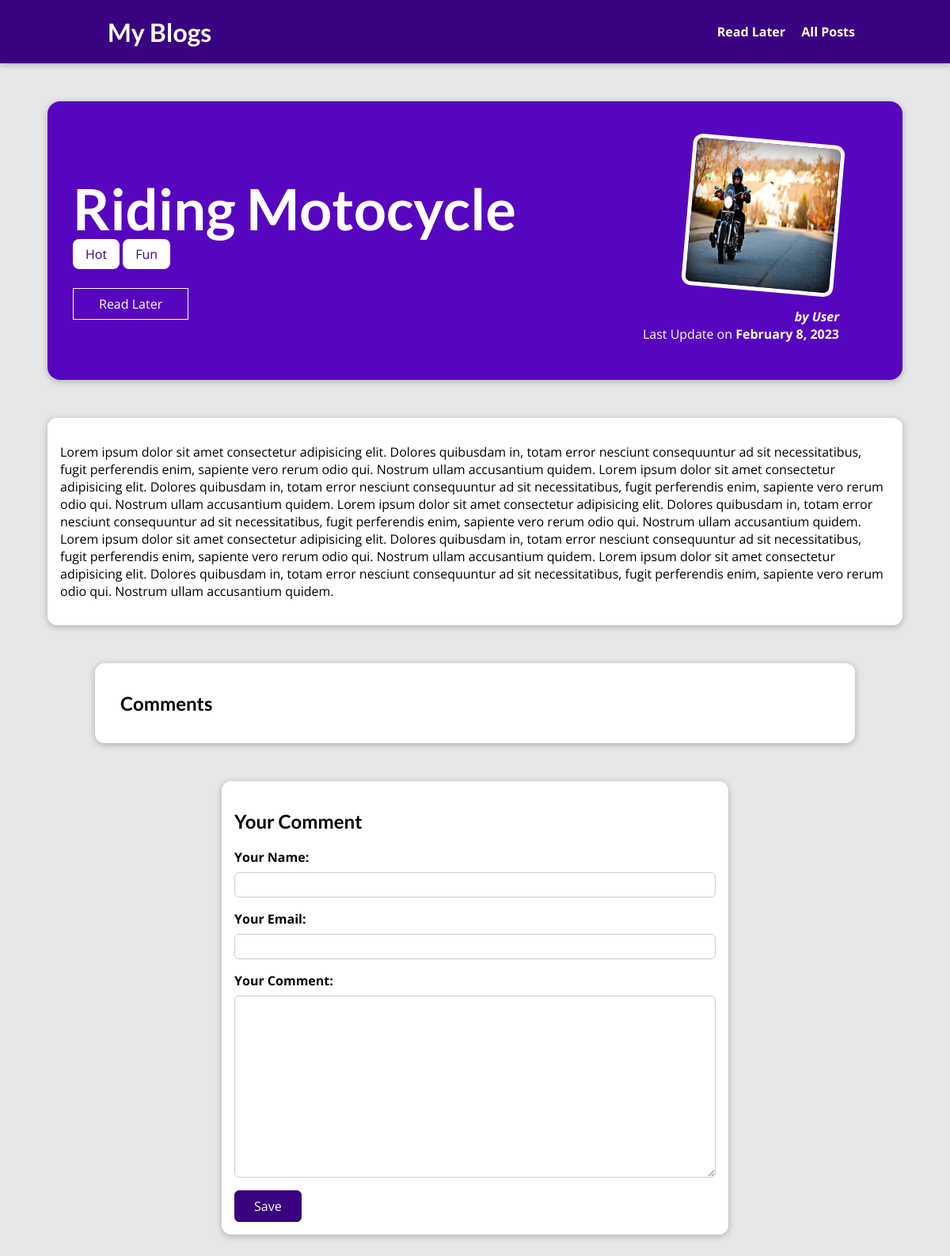
/blog/posts/riding-motocycle, run on the app's committed database.
### blog/models.py (models this page shows, shortened)
class Post(models.Model):
    title = models.CharField(max_length=150, null=True)
    excerpt = models.CharField(max_length=50, null=True)
    author = models.ForeignKey(Author, on_delete=models.SET_NULL, null=True, related_name='posts')
    image = models.ImageField(upload_to="posts", null=True)
    date = models.DateField(auto_now=True, null=True)
    slug = models.SlugField(unique=True, db_index=True)
    content = models.TextField(validators=[MinLengthValidator(10)], null=True)
    tags = models.ManyToManyField(Tag)

class Tag(models.Model):
    caption = models.CharField(max_length=50, null=True)

class Author(models.Model):
    first_name = models.CharField(max_length=100, default='FIRST NAME')
    last_name = models.CharField(max_length=100, default='LAST NAME')
    email = models.EmailField(default='SOME STRING')
    def __str__(self):
        return f"{self.first_name}"

### blog/views.py (the view, shortened to what this page needs)
# urls.py: path('posts/<slug:slug>', views.SinglePostView.as_view(), name='posts-detail-page'), # /posts/my-first-page
class SinglePostView(View):
    def is_saved_for_later(self, request, post_id):
        stored_posts = request.session.get("stored_posts")  # get session for read later
        if stored_posts is None:
            is_saved_for_later = False
        else:
            is_saved_for_later = post_id in stored_posts
        return is_saved_for_later
    def get(self, request, slug):
        post = Post.objects.get(slug=slug)                  # get by slug
        context = {                                         # context untuk parsing ke view
            "post": post,
            "post_tag": post.tags.all(),
            "comment_form": CommentForm(),
            "comments": post.comments.all().order_by("-id"),
            "saved_for_later": self.is_saved_for_later(request, post.id)
        }
        return render(request, "blog/posts-details.html", context)      # return context disini

### blog/forms.py
class CommentForm(forms.ModelForm):
    class Meta:
        model = Comment
        exclude = ["post"]       # select all attribute in comment model except this one
        labels = {
            "user_name": "Your Name",
            "user_email": "Your Email",
            "text": "Your Comment"
        }

### blog/templates/blog/posts-details.html (shortened to what this page needs)
{% extends 'base.html' %}
{% load static %}
{% block css_files %}
    <link rel="stylesheet" href="{% static 'blog/posts-detail.css' %}">
{% endblock css_files %}
{% block content %}
    <section id="summary">
        <h2>{{ post.title }}</h2>
        <div>
            {% for tag in post_tag %}
                <span class="tag">{{ tag.caption }}</span>
            {% endfor %}
        </div>
        <div id="read-later">
            <form action="{% url 'read-later' %}" method="POST">
                <button>
                    {% if saved_for_later %}
                        Remove from "Read Later"
                    {% else %}
                        Read Later
                    {% endif %}
                </button>
            </form>
        </div>
        <article>
            <img src="{{ post.image.url }}" alt="{{ post.title }}">
            <address>by {{ post.author }}</address>
            <div>
                Last Update on <time>{{ post.date|date:"F j, Y"}}</time>
            </div>
        </article>
    </section>
    <main>
        <p>
            {{ post.content }}
        </p>
    </main>
    <section id="comments">
        <ul>
            <h1>Comments</h1>
        </ul>
    </section>
    <section id="comment-form">
        <h2>Your Comment</h2>
        <form method="POST">
            {% for form_fields in comment_form %}
                <div class="form-control">
                    {{ form_fields.label_tag }}
                    {{ form_fields }}
                </div>
            {% endfor %}
            <button>Save</button>
        </form>
    </section>
{% endblock content %}

### static/app.css (style rules this page uses)
* { box-sizing: border-box; }
html { font-family: 'Open Sans', 'Lato', sans-serif; }
body { margin: 0; }
h1, h2, h3 { font-family: 'Lato', sans-serif; font-weight: bold; }

### blog/static/blog/posts-detail.css (style rules this page uses)
body { background-color: #e7e7e7; }
#summary { margin: 8rem auto 3rem auto; padding: 2rem; width: 90%; max-width: 90rem; border-radius: 16px; background-color: #5706c0; position: relative; box-shadow: 0 2px 8px rgba(0, 0, 0, 0.25); height: 22rem; }
#summary h2 { color: white; font-size: 4.5rem; margin-bottom: 0.25rem; }
#summary article { position: absolute; top: 2rem; right: 3rem; padding: 1rem 2rem; border-radius: 12px; text-align: right; color: white; }
#summary article img { width: 12rem; height: 12rem; border-radius: 12px; transform: rotateZ(5deg); border: 5px solid white; margin-bottom: 1rem; }
#summary address { font-weight: bold; }
#summary time { font-weight: bold; }
#read-later { margin: 2rem 0; }
#read-later button { background-color: transparent; border: 1px solid white; padding: 0.5rem 2rem; font: inherit; color: white; cursor: pointer; }
main { width: 90%; max-width: 90rem; margin: 3rem auto; background-color: white; padding: 1rem; border-radius: 12px; box-shadow: 0 2px 8px rgba(0, 0, 0, 0.25); }
.tag { background-color: white; color: #390281; padding: 0.5rem 1rem; border-radius: 8px; }
#comment-form { margin: 3rem auto; width: 90%; max-width: 40rem; border-radius: 12px; background-color: white; box-shadow: 0 2px 8px rgba(0, 0, 0, 0.25); padding: 1rem; }
#comment-form button { font: inherit; background-color: #390281; color: white; border: 1px solid #390281; padding: 0.5rem 1.5rem; border-radius: 6px; cursor: pointer; }
.form-control { margin-bottom: 1rem; }
.form-control label { font-weight: bold; margin-bottom: 0.5rem; display: block; }
.form-control input, .form-control textarea { display: block; width: 100%; font: inherit; padding: 0.25rem; border-radius: 6px; border: 1px solid #ccc; }
#comments { margin: 3rem auto; width: 90%; max-width: 60rem; border-radius: 12px; background-color: white; box-shadow: 0 2px 8px rgba(0, 0, 0, 0.25); padding: 1rem 2rem; }
#comments ul { list-style: none; margin: 0; padding: 0; }

### data on the page
Post: title "Riding Motocycle", image (picture), author "User", date "February 8, 2023", content "Lorem ipsum dolor sit amet consectetur adipisicing elit. Dolores quibusdam in, totam error nesciunt consequuntur ad sit necessitatibus, fugit perferendis enim, sapiente vero rerum odio qui. Nostrum ullam accusantium quidem. Lorem ipsum dolor sit amet consectetur adipisicing elit. Dolores quibusdam in, totam error nesciunt consequuntur ad sit necessitatibus, fugit perferendis enim, sapiente vero rerum odio qui. Nostrum ullam accusantium quidem. Lorem ipsum dolor sit amet consectetur adipisicing elit. Dolores quibusdam in, totam error nesciunt consequuntur ad sit necessitatibus, fugit perferendis enim, sapiente vero rerum odio qui. Nostrum ullam accusantium quidem. Lorem ipsum dolor sit amet…"
Tag: caption "Hot"
Tag: caption "Fun"
